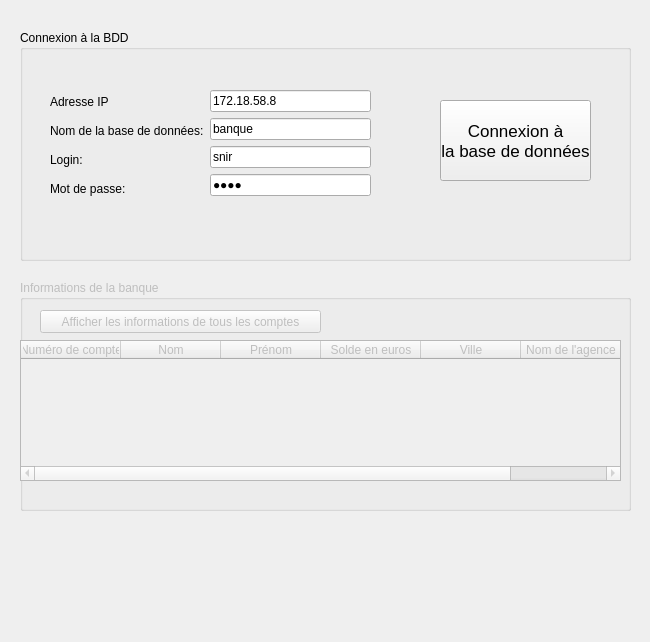
<?xml version="1.0" encoding="UTF-8"?>
<ui version="4.0">
 <class>BanqueWidget</class>
 <widget class="QWidget" name="BanqueWidget">
  <property name="geometry">
   <rect>
    <x>0</x>
    <y>0</y>
    <width>650</width>
    <height>642</height>
   </rect>
  </property>
  <property name="windowTitle">
   <string>BanqueWidget</string>
  </property>
  <widget class="QGroupBox" name="groupBox_informationsBanques">
   <property name="enabled">
    <bool>false</bool>
   </property>
   <property name="geometry">
    <rect>
     <x>20</x>
     <y>280</y>
     <width>611</width>
     <height>231</height>
    </rect>
   </property>
   <property name="title">
    <string>Informations de la banque</string>
   </property>
   <widget class="QPushButton" name="pushButton">
    <property name="geometry">
     <rect>
      <x>20</x>
      <y>30</y>
      <width>281</width>
      <height>23</height>
     </rect>
    </property>
    <property name="text">
     <string>Afficher les informations de tous les comptes</string>
    </property>
   </widget>
   <widget class="QTableWidget" name="tableWidgetInfoCompte">
    <property name="geometry">
     <rect>
      <x>0</x>
      <y>60</y>
      <width>601</width>
      <height>141</height>
     </rect>
    </property>
    <column>
     <property name="text">
      <string>Numéro de compte</string>
     </property>
    </column>
    <column>
     <property name="text">
      <string>Nom</string>
     </property>
    </column>
    <column>
     <property name="text">
      <string>Prénom</string>
     </property>
    </column>
    <column>
     <property name="text">
      <string>Solde en euros</string>
     </property>
    </column>
    <column>
     <property name="text">
      <string>Ville</string>
     </property>
    </column>
    <column>
     <property name="text">
      <string>Nom de l'agence</string>
     </property>
    </column>
   </widget>
  </widget>
  <widget class="QGroupBox" name="groupBox_ConnexionBDD">
   <property name="geometry">
    <rect>
     <x>20</x>
     <y>30</y>
     <width>611</width>
     <height>231</height>
    </rect>
   </property>
   <property name="title">
    <string>Connexion à la BDD</string>
   </property>
   <widget class="QPushButton" name="pushButton_Connexion">
    <property name="geometry">
     <rect>
      <x>420</x>
      <y>70</y>
      <width>151</width>
      <height>81</height>
     </rect>
    </property>
    <property name="font">
     <font>
      <pointsize>13</pointsize>
     </font>
    </property>
    <property name="text">
     <string>Connexion à 
la base de données</string>
    </property>
   </widget>
   <widget class="QWidget" name="">
    <property name="geometry">
     <rect>
      <x>30</x>
      <y>60</y>
      <width>321</width>
      <height>110</height>
     </rect>
    </property>
    <layout class="QHBoxLayout" name="horizontalLayout">
     <item>
      <layout class="QVBoxLayout" name="verticalLayout_2">
       <item>
        <widget class="QLabel" name="label">
         <property name="text">
          <string>Adresse IP</string>
         </property>
        </widget>
       </item>
       <item>
        <widget class="QLabel" name="label_2">
         <property name="text">
          <string>Nom de la base de données:</string>
         </property>
        </widget>
       </item>
       <item>
        <widget class="QLabel" name="label_3">
         <property name="text">
          <string>Login:</string>
         </property>
        </widget>
       </item>
       <item>
        <widget class="QLabel" name="label_4">
         <property name="text">
          <string>Mot de passe:</string>
         </property>
        </widget>
       </item>
      </layout>
     </item>
     <item>
      <layout class="QVBoxLayout" name="verticalLayout">
       <item>
        <widget class="QLineEdit" name="lineEdit_IP">
         <property name="text">
          <string>172.18.58.8</string>
         </property>
        </widget>
       </item>
       <item>
        <widget class="QLineEdit" name="lineEdit_BDD">
         <property name="text">
          <string>banque</string>
         </property>
        </widget>
       </item>
       <item>
        <widget class="QLineEdit" name="lineEdit_Login">
         <property name="text">
          <string>snir</string>
         </property>
        </widget>
       </item>
       <item>
        <widget class="QLineEdit" name="lineEdit_Mdp">
         <property name="text">
          <string>snir</string>
         </property>
         <property name="echoMode">
          <enum>QLineEdit::Password</enum>
         </property>
        </widget>
       </item>
      </layout>
     </item>
    </layout>
   </widget>
  </widget>
 </widget>
 <resources/>
 <connections/>
</ui>
